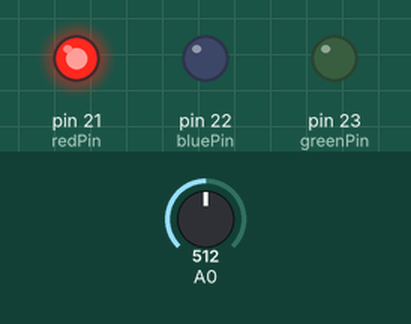
Bench run of a sketch on a simulated Arduino Mega 2560, built with avr-gcc and run on an emulated ATmega2560. On the bench: output pins drawn as LEDs (lit = HIGH). Inputs (shaded band) come from the test bench; at power-on: A0 = 512.

Above: at 1.2 s.
1.3 s: A0 set to 498
At 2.5 s:
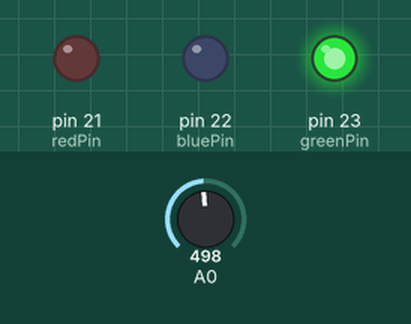
2.8 s: A0 set to 716
At 3.5 s:
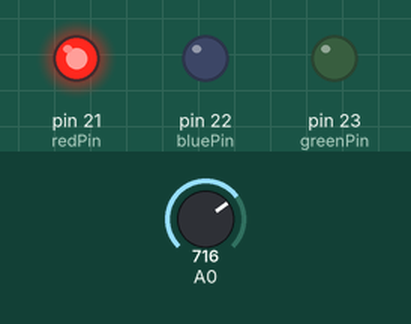
4.3 s: A0 set to 511
At 4.7 s:
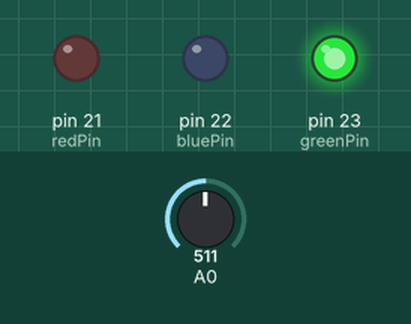
Timing chart, 0 to 7.3 s (numbered marks = the images above; inputs shaded):
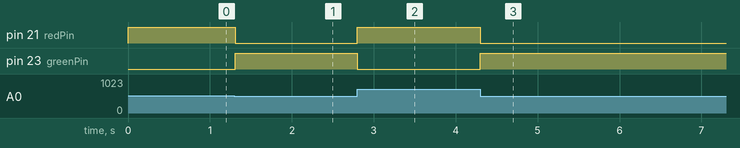

The sketch:

Potentiometer.ino
```cpp
int redPin =  21;
int greenPin =  23;
int bluePin =  22;
int redIntensity = 0;

void setup()
{
  Serial.begin(38400);
  pinMode(redPin, OUTPUT);
  pinMode(greenPin, OUTPUT);
  pinMode(bluePin, OUTPUT);
}

void loop()
{
  // read the pot position
  redIntensity = analogRead(0) / 4;

  // set all 3 pins to the desired intensity
  analogWrite(redPin, redIntensity);
  analogWrite(greenPin, 255 - redIntensity);
  analogWrite(bluePin, 0);

  delay(10);
}
```

Measured:
- the behaviour switches between 512 and 511 on A0 (found by bisection; images 0 and 1)
- after the input at 1.3 s, pin 21 (redPin): HIGH → LOW at once; pin 23 (greenPin): LOW → HIGH at once
- after the input at 2.8 s, pin 21 (redPin): LOW → HIGH at once; pin 23 (greenPin): HIGH → LOW at once
- after the input at 4.3 s, pin 21 (redPin): HIGH → LOW at once; pin 23 (greenPin): LOW → HIGH at once
